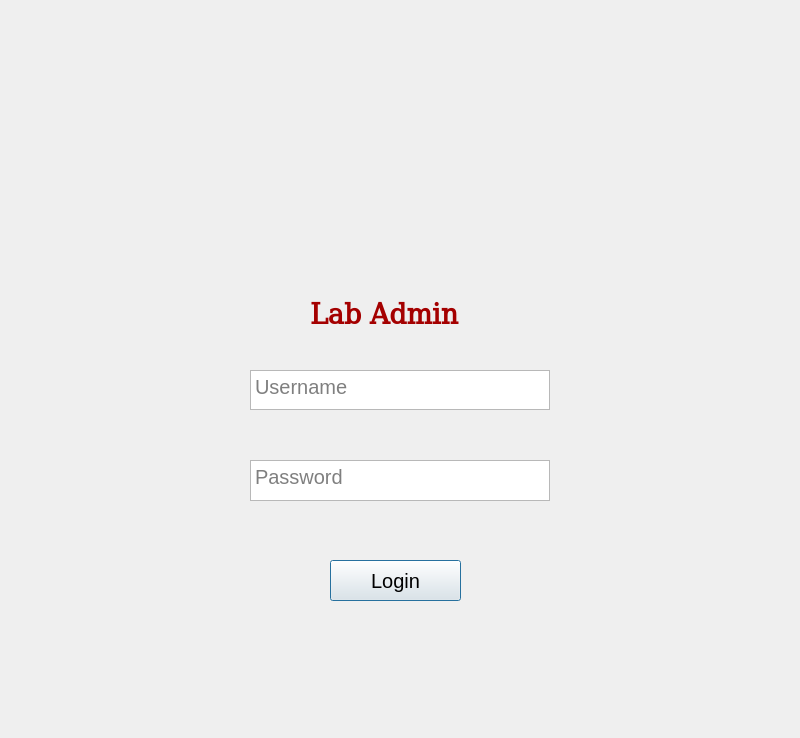
<?xml version="1.0" encoding="UTF-8"?>
<ui version="4.0">
 <class>Login</class>
 <widget class="QDialog" name="Login">
  <property name="geometry">
   <rect>
    <x>0</x>
    <y>0</y>
    <width>800</width>
    <height>738</height>
   </rect>
  </property>
  <property name="minimumSize">
   <size>
    <width>800</width>
    <height>738</height>
   </size>
  </property>
  <property name="maximumSize">
   <size>
    <width>800</width>
    <height>738</height>
   </size>
  </property>
  <property name="windowTitle">
   <string>Login</string>
  </property>
  <property name="autoFillBackground">
   <bool>true</bool>
  </property>
  <property name="styleSheet">
   <string notr="true"/>
  </property>
  <widget class="QPushButton" name="login_btn">
   <property name="geometry">
    <rect>
     <x>330</x>
     <y>560</y>
     <width>131</width>
     <height>41</height>
    </rect>
   </property>
   <property name="font">
    <font>
     <pointsize>15</pointsize>
    </font>
   </property>
   <property name="text">
    <string>Login</string>
   </property>
  </widget>
  <widget class="QPlainTextEdit" name="username_input">
   <property name="geometry">
    <rect>
     <x>250</x>
     <y>370</y>
     <width>300</width>
     <height>40</height>
    </rect>
   </property>
   <property name="font">
    <font>
     <pointsize>15</pointsize>
    </font>
   </property>
   <property name="inputMethodHints">
    <set>Qt::ImhNone</set>
   </property>
   <property name="verticalScrollBarPolicy">
    <enum>Qt::ScrollBarAlwaysOff</enum>
   </property>
   <property name="placeholderText">
    <string>Username</string>
   </property>
  </widget>
  <widget class="QPlainTextEdit" name="password_input">
   <property name="geometry">
    <rect>
     <x>250</x>
     <y>460</y>
     <width>300</width>
     <height>41</height>
    </rect>
   </property>
   <property name="font">
    <font>
     <pointsize>15</pointsize>
    </font>
   </property>
   <property name="inputMethodHints">
    <set>Qt::ImhHiddenText</set>
   </property>
   <property name="placeholderText">
    <string>Password</string>
   </property>
  </widget>
  <widget class="QLabel" name="heading_2">
   <property name="geometry">
    <rect>
     <x>310</x>
     <y>300</y>
     <width>161</width>
     <height>31</height>
    </rect>
   </property>
   <property name="font">
    <font>
     <family>DejaVu Math TeX Gyre</family>
     <pointsize>20</pointsize>
     <weight>75</weight>
     <bold>true</bold>
    </font>
   </property>
   <property name="styleSheet">
    <string notr="true">color: rgb(164, 0, 0);</string>
   </property>
   <property name="text">
    <string>Lab Admin</string>
   </property>
  </widget>
  <widget class="QLabel" name="label">
   <property name="geometry">
    <rect>
     <x>230</x>
     <y>60</y>
     <width>311</width>
     <height>211</height>
    </rect>
   </property>
   <property name="text">
    <string/>
   </property>
   <property name="pixmap">
    <pixmap>wce_logo.png</pixmap>
   </property>
  </widget>
 </widget>
 <resources>
  <include location="../wce_logo.qrc"/>
 </resources>
 <connections/>
</ui>
